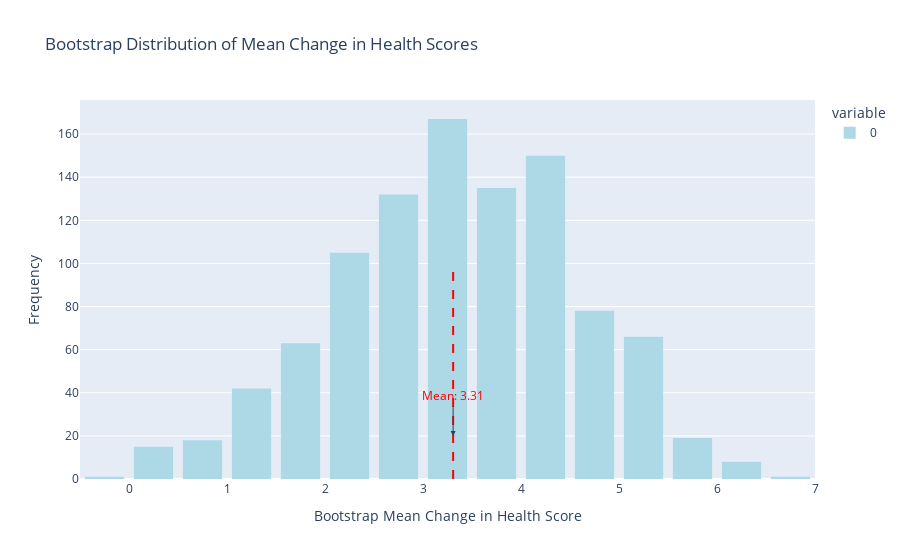

Write notebook code for a chart like this one.
### Markdown cell above
### to understand this graph better, let me put a line in the middle for the mean

### Code cell
import pandas as pd
import numpy as np
import plotly.express as px

# Creating the dataset
data = {
    'PatientID': [1, 2, 3, 4, 5, 6, 7, 8, 9, 10],
    'Age': [45, 34, 29, 52, 37, 41, 33, 48, 26, 39],
    'Gender': ['M', 'F', 'M', 'F', 'M', 'F', 'M', 'F', 'M', 'F'],
    'InitialHealthScore': [84, 78, 83, 81, 81, 80, 79, 85, 76, 83],
    'FinalHealthScore': [86, 86, 80, 86, 84, 86, 86, 82, 83, 84]
}

# Load data into a DataFrame
df = pd.DataFrame(data)

# Calculate the change in health scores
df['ChangeInHealthScore'] = df['FinalHealthScore'] - df['InitialHealthScore']

# Set seed for reproducibility
np.random.seed(42)

# Number of bootstrap samples
n_bootstraps = 1000
bootstrap_means = []

# Perform bootstrapping
for _ in range(n_bootstraps):
    # Sample with replacement from the change in health scores
    sample = np.random.choice(df['ChangeInHealthScore'], size=len(df), replace=True)
    # Calculate the mean of the bootstrap sample
    bootstrap_means.append(np.mean(sample))

# Calculate the mean of the bootstrap means
mean_bootstrap = np.mean(bootstrap_means)

# Create a histogram of the bootstrap means with a line at the mean
fig_bootstrap_with_line = px.histogram(bootstrap_means, 
                                        title='Bootstrap Distribution of Mean Change in Health Scores',
                                        labels={'value': 'Bootstrap Mean Change in Health Score'},
                                        color_discrete_sequence=['lightblue'],
                                        nbins=30)

# Update layout to add a line for the mean
fig_bootstrap_with_line.add_shape(type='line',
                                    x0=mean_bootstrap, x1=mean_bootstrap,
                                    y0=0, y1=100,  # Assuming a maximum y value for the line height
                                    line=dict(color='red', width=2, dash='dash'))

# Update layout to enhance readability
fig_bootstrap_with_line.update_layout(
    xaxis_title='Bootstrap Mean Change in Health Score',
    yaxis_title='Frequency',
    bargap=0.2,
    annotations=[
        dict(
            x=mean_bootstrap,
            y=20,  # Position of the text annotation
            xref='x',
            yref='y',
            text='Mean: {:.2f}'.format(mean_bootstrap),
            showarrow=True,
            arrowhead=2,
            ax=0,
            ay=-40,
            font=dict(color='red')
        )
    ]
)

# Show the bootstrap histogram with mean line
fig_bootstrap_with_line.show()

### Figure 1 — Plotly figure (JSON) as saved in the notebook; plotly's stock layout.template omitted (floating-point values rounded to 4 significant figures; data arrays with more than 128 entries replaced by an {"elided": "..."} marker saying what was removed)
{"data": [{"alignmentgroup": "True", "bingroup": "x", "hovertemplate": "variable=0<br>Bootstrap Mean Change in Health Score=%{x}<br>count=%{y}<extra></extra>", "legendgroup": "0", "marker": {"color": "lightblue", "pattern": {"shape": ""}}, "name": "0", "nbinsx": 30, "offsetgroup": "0", "orientation": "v", "showlegend": true, "type": "histogram", "x": {"elided": "1000 float values"}, "xaxis": "x", "yaxis": "y"}], "layout": {"annotations": [{"arrowhead": 2, "ax": 0, "ay": -40, "font": {"color": "red"}, "showarrow": true, "text": "Mean: 3.31", "x": 3.308, "xref": "x", "y": 20, "yref": "y"}], "bargap": 0.2, "barmode": "relative", "legend": {"title": {"text": "variable"}, "tracegroupgap": 0}, "shapes": [{"line": {"color": "red", "dash": "dash", "width": 2}, "type": "line", "x0": 3.308, "x1": 3.308, "y0": 0, "y1": 100}], "title": {"text": "Bootstrap Distribution of Mean Change in Health Scores"}, "xaxis": {"anchor": "y", "domain": [0, 1], "title": {"text": "Bootstrap Mean Change in Health Score"}}, "yaxis": {"anchor": "x", "domain": [0, 1], "title": {"text": "Frequency"}}}}
